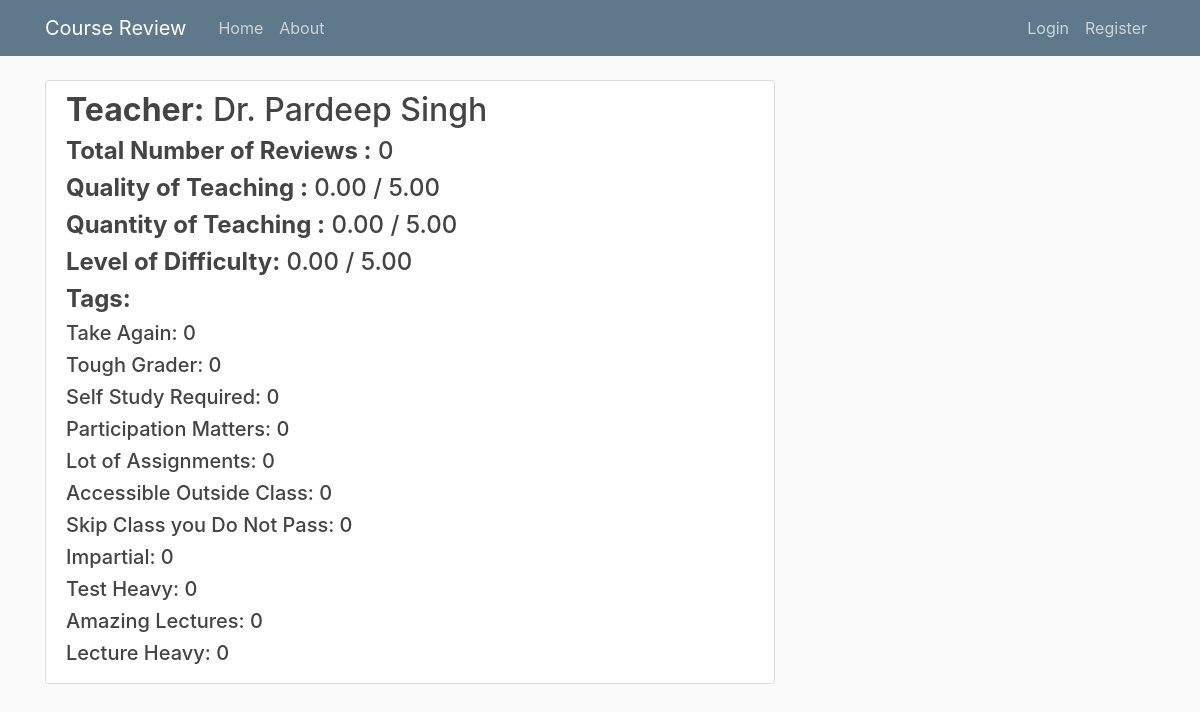
The page /teacher/2 on the database its author committed.
### blog/models.py (models this page shows, shortened)
class Teacher(models.Model):
	teacher_name = models.CharField(max_length=100, default="")
	quality = models.DecimalField(max_digits=20,decimal_places=2,default=Decimal('0.00'))
	quantity = models.DecimalField(max_digits=20,decimal_places=2,default=Decimal('0.00'))
	level_of_difficulty = models.DecimalField(max_digits=20,decimal_places=2,default=Decimal('0.00'))
	take_again = models.IntegerField(default=0)
	tough_grader = models.IntegerField(default=0)
	self_study_required = models.IntegerField(default=0)
	participation_matters = models.IntegerField(default=0)
	lot_of_assignment = models.IntegerField(default=0)
	accessible_outside_class = models.IntegerField(default=0)
	skip_class_you_dont_pass = models.IntegerField(default=0)
	impartial = models.IntegerField(default=0)
	test_heavy = models.IntegerField(default=0)
	amazing_lectures = models.IntegerField(default=0)
	lecture_heavy = models.IntegerField(default=0)
	total_reviews = models.IntegerField(default=0)

### blog/views.py (the view)
# urls.py: path('teacher/<int:pk>', TeacherDetailView.as_view(), name='teacher-detail'),
class TeacherDetailView(DetailView):
	model = Teacher

### blog/templates/blog/teacher_detail.html
{% extends "blog/base.html" %}
{% block content %}
	<article class="media content-section">
	  <div class="media-body">
		    <h2 class="article-title"><b>Teacher:</b> {{ object.teacher_name }}</h2>
		    <div>
		    	<h4><b>Total Number of Reviews :</b> {{ object.total_reviews }}</h4>
		    </div>
		    <div>
		    	<h4><b>Quality of Teaching :</b> {{ object.quality }} / 5.00 </h4>
		    </div>
		    <div>
		    	<h4><b>Quantity of Teaching :</b> {{ object.quantity }} / 5.00 </h4>
		    </div>
		    <div>
		    	<h4><b>Level of Difficulty:</b> {{ object.level_of_difficulty }} / 5.00 </h4>
		    </div>
		    <div>
		    	<h4><b>Tags:</b></h4>
		    	<h5>Take Again: {{ object.take_again }}</h5>
		    	<h5>Tough Grader: {{ object.tough_grader }}</h5>
		    	<h5>Self Study Required: {{ object.self_study_required }}</h5>
		    	<h5>Participation Matters: {{ object.participation_matters }}</h5>
		    	<h5>Lot of Assignments: {{ object.lot_of_assignment }}</h5>
		    	<h5>Accessible Outside Class: {{ object.accessible_outside_class }}</h5>
		    	<h5>Skip Class you Do Not Pass: {{ object.skip_class_you_dont_pass }}</h5>
		    	<h5>Impartial: {{ object.impartial }}</h5>
		    	<h5>Test Heavy: {{ object.test_heavy }}</h5>
		    	<h5>Amazing Lectures: {{ object.amazing_lectures }}</h5>
		        <h5>Lecture Heavy: {{ object.lecture_heavy }}</h5>
	        </div>
	  </div>
	</article>
{% endblock content %}

### blog/static/blog/main.css (style rules this page uses)
body { background: #fafafa; color: #333333; margin-top: 5rem; }
h1, h2, h3, h4, h5, h6 { color: #444444; }
.content-section { background: #ffffff; padding: 10px 20px; border: 1px solid #dddddd; border-radius: 3px; margin-bottom: 20px; }
.article-title { color: #444444; }

### rows shown on the page
Teacher: teacher_name "Dr. Pardeep Singh", total_reviews "0", quality "0.00", quantity "0.00", level_of_difficulty "0.00", take_again "0", tough_grader "0", self_study_required "0", participation_matters "0", lot_of_assignment "0", accessible_outside_class "0", skip_class_you_dont_pass "0", impartial "0", test_heavy "0", amazing_lectures "0", lecture_heavy "0"
